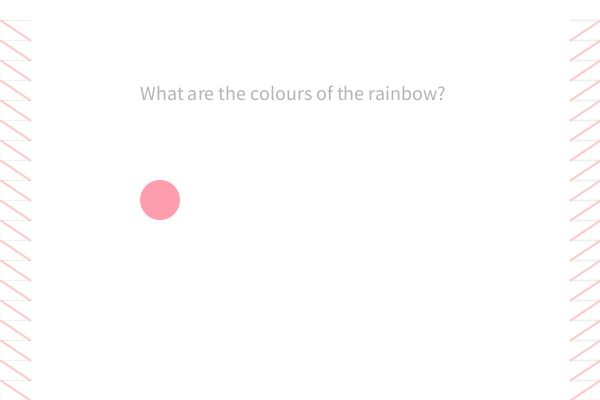
Frame 1 (no input)
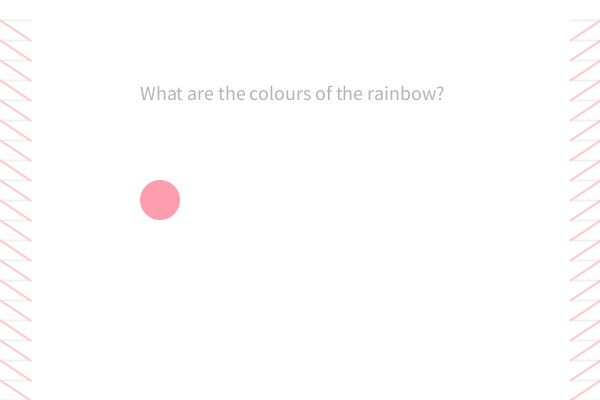
Frame 60 (the mouse pressed at the canvas centre just before this capture)
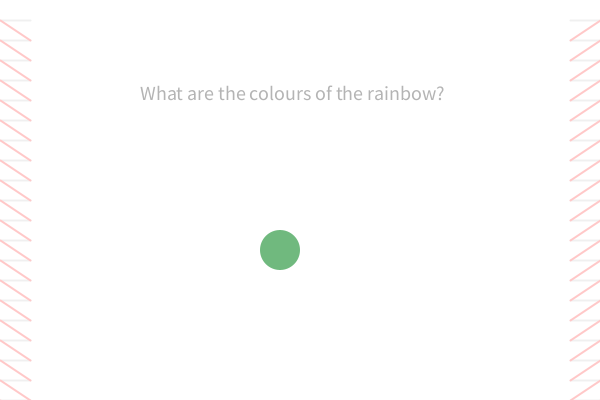
Frame 120 (the mouse held since frame 60 and released just before this capture)

The Processing sketch that drew these frames (run headless with seeded random() and noise(); from frame 60 on, the mouse is pressed at the canvas centre):

// Processing sketch: processing_110861
// ── processing_110861.pde


//Leung Sze Mei_Mei_52631410//Assignment 2
void setup(){
size(600,400);

noStroke();
smooth();
background(255);
fill(0);

}
void draw(){
stroke (255,200,200);
line(0,0,30,20);
line(600,0,570,20);


//If/else//
noStroke();
  background(255); // 
if (mouseX<width/7) { //7 part 
    fill(#fd9dad); //red 
    ellipse(160,200,40,40); 
  }
  else if (mouseX<width*2/7) { 
    fill(#ffa462); //orange
    ellipse(200,250,40,40); 
  }
  
   else if (mouseX<width*3/7) { 
    fill(#f9fa87); // yellow
    ellipse(240,200,40,40); 
  }
   else if (mouseX<width*4/7) { 
    fill(#70b97e); // green
    ellipse(280,250,40,40);  
  }
   else if (mouseX<width*5/7) {  
    fill(#78ec8e); // 
    ellipse(320,200,40,40);  
  }
   else if (mouseX<width*6/7) { 
    fill(#a0eaff); // blue
    ellipse(360,250,40,40); 
  }
  
  else { 
    fill(#e1adff); //purple
    ellipse(400,200,40,40); 
  }

//for structuces//
for (int y=600 ;y>0; y-=20){
  stroke(240);
  line(0,y,30,y);
}
for (int y=600 ;y>0; y-=20){
  stroke(255,200,200);
   strokeWeight(2);
  line(0,y,30,y+20 ); 
}

for(int y=600 ;y>0; y-=20){
  stroke (240);
  line(570,y,600,y);
}

for(int y=600 ;y>0; y-=20){
  stroke (255,200,200);
  line(600,y,570,y+20);
}


fill(180);
    textSize(20);
    text("What are the colours of the rainbow? ", 140, 100);//
    textSize(12);
   
}
